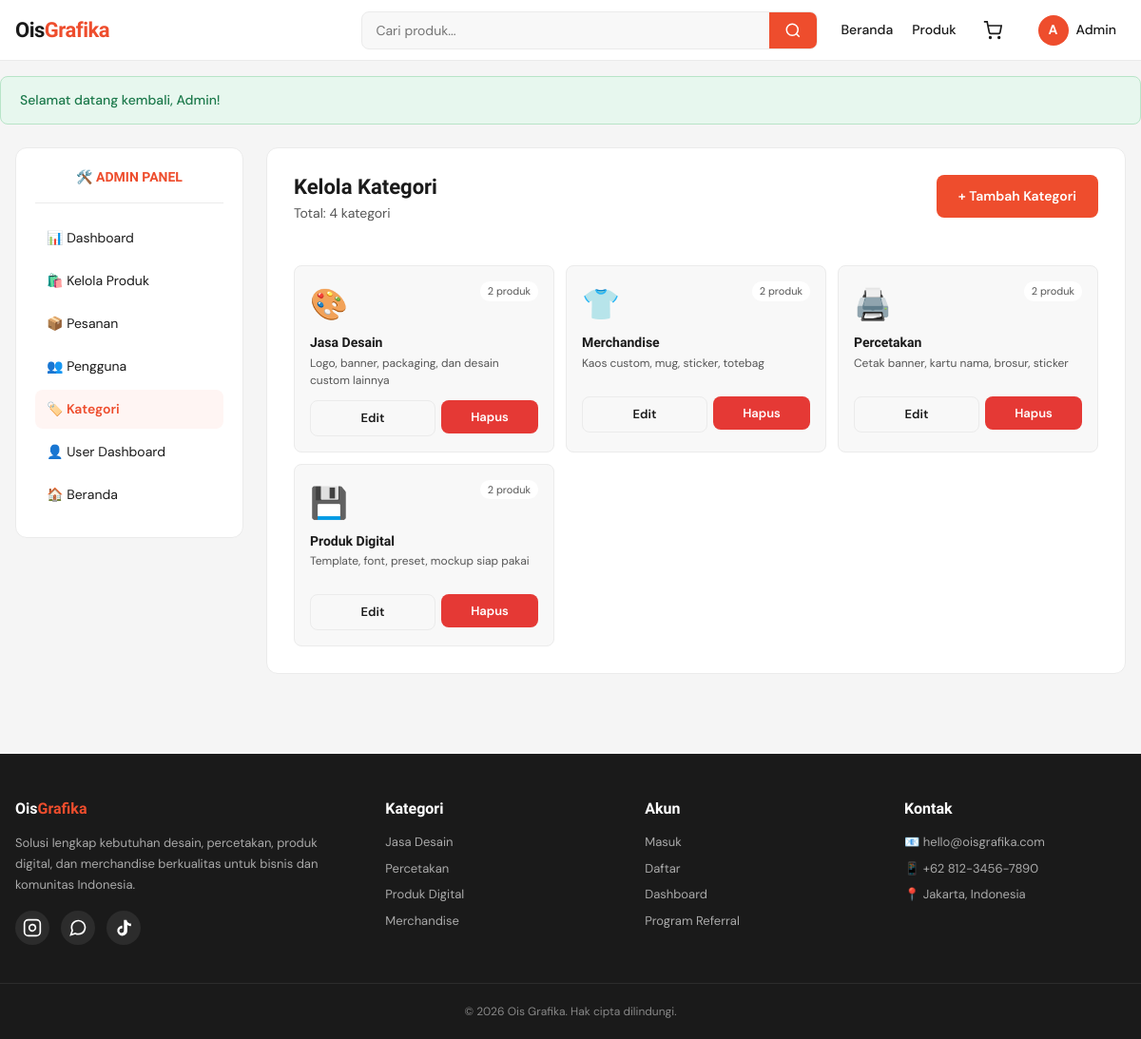
The page /ois-grafika/admin/kategori.php (signed in) on the database its author committed.
### tables this page shows
CREATE TABLE users (
    id INT AUTO_INCREMENT PRIMARY KEY,
    name VARCHAR(100) NOT NULL,
    email VARCHAR(150) UNIQUE NOT NULL,
    phone VARCHAR(20),
    password VARCHAR(255) NOT NULL,
    role ENUM('user', 'admin') DEFAULT 'user',
    referral_code VARCHAR(20) UNIQUE NOT NULL,
    referred_by INT DEFAULT NULL,
    balance DECIMAL(12,2) DEFAULT 0,
    avatar VARCHAR(255) DEFAULT NULL,
    created_at TIMESTAMP DEFAULT CURRENT_TIMESTAMP,
    FOREIGN KEY (referred_by) REFERENCES users(id) ON DELETE SET NULL
);

CREATE TABLE categories (
    id INT AUTO_INCREMENT PRIMARY KEY,
    name VARCHAR(100) NOT NULL,
    slug VARCHAR(120) UNIQUE NOT NULL,
    icon VARCHAR(50) DEFAULT NULL,
    description TEXT,
    created_at TIMESTAMP DEFAULT CURRENT_TIMESTAMP
);

### ois-grafika/admin/kategori.php (the view, shortened to what this page needs)
<?php
require_once __DIR__ . '/../includes/header.php';
$action = $_GET['action'] ?? 'list';
$category = ['id' => 0, 'name' => '', 'icon' => '', 'description' => ''];
$categories = $pdo->query("SELECT c.*, (SELECT COUNT(*) FROM products WHERE category_id = c.id) AS product_count FROM categories c ORDER BY c.name")->fetchAll();
?>
<div class="dashboard">
    <aside class="dash-sidebar">
        <div style="text-align: center; padding-bottom: 16px; border-bottom: 1px solid var(--border); margin-bottom: 16px;">
            <div style="font-family: var(--font-display); font-weight: 800; color: var(--primary);">🛠️ ADMIN PANEL</div>
        </div>
        <ul class="dash-menu">
            <li><a href="<?= SITE_URL ?>/admin/index.php">📊 Dashboard</a></li>
            <li><a href="<?= SITE_URL ?>/admin/produk.php">🛍️ Kelola Produk</a></li>
            <li><a href="<?= SITE_URL ?>/admin/pesanan.php">📦 Pesanan</a></li>
            <li><a href="<?= SITE_URL ?>/admin/users.php">👥 Pengguna</a></li>
            <li><a href="<?= SITE_URL ?>/admin/kategori.php" class="active">🏷️ Kategori</a></li>
            <li><a href="<?= SITE_URL ?>/dashboard.php">👤 User Dashboard</a></li>
            <li><a href="<?= SITE_URL ?>/index.php">🏠 Beranda</a></li>
        </ul>
    </aside>
    <div class="dash-content">
        <?php if ($action === 'add' || $action === 'edit'): ?>
            <h1 class="dash-title"><?= $action === 'edit' ? 'Edit Kategori' : 'Tambah Kategori' ?></h1>
            <form method="POST" style="max-width: 500px; margin-top: 20px;">
                <input type="hidden" name="csrf_token" value="<?= csrfToken() ?>">
                <div class="form-group">
                    <label class="form-label">Nama Kategori</label>
                    <input type="text" name="name" class="form-input" value="<?= clean($category['name']) ?>" required>
                </div>
                <div class="form-group">
                    <label class="form-label">Icon (emoji)</label>
                    <input type="text" name="icon" class="form-input" value="<?= clean($category['icon']) ?>" placeholder="🎨" maxlength="4">
                    <div class="form-help">Contoh: 🎨 🖨️ 💾 👕 📦</div>
                </div>
                <div class="form-group">
                    <label class="form-label">Deskripsi</label>
                    <textarea name="description" class="form-textarea" rows="3"><?= clean($category['description']) ?></textarea>
                </div>
                <div style="display: flex; gap: 10px;">
                    <button type="submit" name="save" class="btn btn-primary-solid">💾 Simpan</button>
                    <a href="<?= SITE_URL ?>/admin/kategori.php" class="btn btn-secondary">Batal</a>
                </div>
            </form>
        <?php else: ?>
            <div style="display: flex; justify-content: space-between; align-items: flex-start; margin-bottom: 20px;">
                <div>
                    <h1 class="dash-title">Kelola Kategori</h1>
                    <p class="dash-subtitle">Total: <?= count($categories) ?> kategori</p>
                </div>
                <a href="?action=add" class="btn btn-primary-solid">+ Tambah Kategori</a>
            </div>
            <div style="display: grid; grid-template-columns: repeat(auto-fill, minmax(240px, 1fr)); gap: 12px;">
                <?php foreach ($categories as $cat): ?>
                    <div style="background: var(--bg-gray); border-radius: var(--radius); padding: 16px; border: 1px solid var(--border);">
                        <div style="display: flex; align-items: flex-start; justify-content: space-between; margin-bottom: 8px;">
                            <div style="font-size: 32px;"><?= $cat['icon'] ?: '📦' ?></div>
                            <span style="font-size: 11px; background: var(--bg-white); padding: 2px 8px; border-radius: 10px; color: var(--text-light);">
                                <?= $cat['product_count'] ?> produk
                            </span>
                        </div>
                        <h3 style="font-size: 14px; margin-bottom: 4px;"><?= clean($cat['name']) ?></h3>
                        <p style="font-size: 12px; color: var(--text-light); margin-bottom: 12px; min-height: 32px;"><?= clean($cat['description']) ?></p>
                        <div style="display: flex; gap: 6px;">
                            <a href="?action=edit&id=<?= $cat['id'] ?>" class="btn btn-sm btn-secondary" style="flex: 1; text-align: center;">Edit</a>
                            <form method="POST" style="flex: 1;">
                                <button type="submit" name="delete" class="btn btn-sm btn-danger btn-block" data-confirm="Hapus kategori? Hanya bisa kalau tidak ada produk di dalamnya.">Hapus</button>
                            </form>
                        </div>
                    </div>
                <?php endforeach; ?>
            </div>
        <?php endif; ?>
    </div>
</div>
<?php require_once __DIR__ . '/../includes/footer.php'; ?>

### ois-grafika/includes/header.php (shortened to what this page needs)
<?php
require_once __DIR__ . '/functions.php';
$currentUser = getCurrentUser();
?>
<!DOCTYPE html>
<html lang="id">
<head>
    <link rel="stylesheet" href="<?= SITE_URL ?>/assets/css/style.css">
    <link rel="stylesheet" href="<?= SITE_URL ?>/assets/css/components.css">
    <link rel="stylesheet" href="<?= SITE_URL ?>/assets/css/responsive.css">
</head>
<body>
<header class="navbar">
    <div class="nav-container">
        <a href="<?= SITE_URL ?>/index.php" class="nav-logo">
            Ois<span class="accent">Grafika</span>
        </a>
        <nav class="nav-menu" id="navMenu">
            <form action="<?= SITE_URL ?>/produk.php" method="GET" class="nav-search">
                <input type="text" name="q" placeholder="Cari produk..." value="<?= clean($_GET['q'] ?? '') ?>">
                <button type="submit" aria-label="Cari">
                    <svg width="18" height="18" viewBox="0 0 24 24" fill="none" stroke="currentColor" stroke-width="2">
                        <circle cx="11" cy="11" r="8"></circle>
                        <path d="m21 21-4.35-4.35"></path>
                    </svg>
                </button>
            </form>
            <ul class="nav-links">
                <li><a href="<?= SITE_URL ?>/index.php">Beranda</a></li>
                <li><a href="<?= SITE_URL ?>/produk.php">Produk</a></li>
                <?php if ($currentUser): ?>
                    <li>
                        <a href="<?= SITE_URL ?>/keranjang.php" class="nav-cart">
                            <svg width="20" height="20" viewBox="0 0 24 24" fill="none" stroke="currentColor" stroke-width="2">
                                <circle cx="9" cy="21" r="1"></circle>
                                <circle cx="20" cy="21" r="1"></circle>
                                <path d="M1 1h4l2.68 13.39a2 2 0 0 0 2 1.61h9.72a2 2 0 0 0 2-1.61L23 6H6"></path>
                            </svg>
                        </a>
                    </li>
                    <li class="nav-user">
                        <a href="#" class="nav-user-toggle">
                            <span class="user-avatar"><?= strtoupper(substr($currentUser['name'], 0, 1)) ?></span>
                            <span class="user-name"><?= clean(explode(' ', $currentUser['name'])[0]) ?></span>
                        </a>
                    </li>
                <?php else: ?>
                    <li><a href="<?= SITE_URL ?>/login.php" class="btn-text">Masuk</a></li>
                    <li><a href="<?= SITE_URL ?>/register.php" class="btn-primary">Daftar</a></li>
                <?php endif; ?>
            </ul>
        </nav>
    </div>
</header>
<main class="main-content">
<?= showFlash() ?>

### ois-grafika/assets/css/style.css (style rules this page uses)
:root { --primary: #ee4d2d; --primary-dark: #d33d20; --primary-light: #fff5f3; --secondary: #1a1a1a; --accent: #f69113; --bg: #f5f5f5; --bg-white: #ffffff; --bg-gray: #f8f8f8; --text: #1a1a1a; --text-light: #555; --text-muted: #999; --border: #ebebeb; --border-dark: #d0d0d0; --success: #26aa99; --danger: #e53935; --warning: #f59e0b; --info: #2196f3; --radius-sm: 4px; --radius: 8px; --radius-lg: 12px; --radius-xl: 16px; --shadow-sm: 0 1px 2px rgba(0,0,0,0.05); --shadow: 0 2px 8px rgba(0,0,0,0.08); --shadow-lg: 0 8px 24px rgba(0,0,0,0.12); --font-display: 'Plus Jakarta Sans', sans-serif; --font-body: 'DM Sans', sans-serif; --container-max: 1280px; --navbar-height: 64px; }
*, *::before, *::after { box-sizing: border-box; margin: 0; padding: 0; }
html { scroll-behavior: smooth; }
body { font-family: var(--font-body); color: var(--text); background: var(--bg); line-height: 1.5; font-size: 14px; -webkit-font-smoothing: antialiased; min-height: 100vh; display: flex; flex-direction: column; }
a { color: inherit; text-decoration: none; }
button { font-family: inherit; cursor: pointer; border: none; background: none; }
input, textarea, select { font-family: inherit; font-size: 14px; }
h1, h2, h3, h4 { font-family: var(--font-display); font-weight: 700; color: var(--text); line-height: 1.2; }
.main-content { flex: 1; width: 100%; }
.navbar { background: var(--bg-white); border-bottom: 1px solid var(--border); position: sticky; top: 0; z-index: 100; height: var(--navbar-height); }
.nav-container { max-width: var(--container-max); margin: 0 auto; padding: 0 16px; height: 100%; display: flex; align-items: center; justify-content: space-between; gap: 24px; }
.nav-logo { font-family: var(--font-display); font-size: 22px; font-weight: 800; letter-spacing: -0.5px; color: var(--text); white-space: nowrap; }
.nav-logo .accent { color: var(--primary); }
.nav-menu { display: flex; align-items: center; gap: 24px; flex: 1; justify-content: flex-end; }
.nav-search { flex: 1; max-width: 480px; display: flex; background: var(--bg-gray); border-radius: var(--radius); border: 1px solid var(--border); overflow: hidden; transition: border-color 0.2s; }
.nav-search input { flex: 1; border: none; background: transparent; padding: 10px 14px; outline: none; font-size: 14px; }
.nav-search button { padding: 0 16px; background: var(--primary); color: white; display: flex; align-items: center; }
.nav-links { display: flex; align-items: center; gap: 20px; list-style: none; }
.nav-links > li > a { font-size: 14px; font-weight: 500; color: var(--text); transition: color 0.2s; }
.nav-cart { position: relative; display: flex; align-items: center; padding: 8px; color: var(--text); }
.nav-user { position: relative; }
.nav-user-toggle { display: flex; align-items: center; gap: 8px; padding: 6px 10px; border-radius: var(--radius); transition: background 0.2s; }
.user-avatar { width: 32px; height: 32px; border-radius: 50%; background: var(--primary); color: white; display: flex; align-items: center; justify-content: center; font-weight: 700; font-size: 14px; }
.user-name { font-weight: 500; font-size: 14px; }

### rows shown on the page
users: name "A", name "Admin"
categories: icon "🎨", product_count "2", name "Jasa Desain", description "Logo, banner, packaging, dan desain custom lainnya"
categories: icon "👕", product_count "2", name "Merchandise", description "Kaos custom, mug, sticker, totebag"
categories: icon "🖨️", product_count "2", name "Percetakan", description "Cetak banner, kartu nama, brosur, sticker"
categories: icon "💾", product_count "2", name "Produk Digital", description "Template, font, preset, mockup siap pakai"

### other values the page prints
$flash['message'] "Selamat datang kembali, Admin!"
count($categories) "4"
